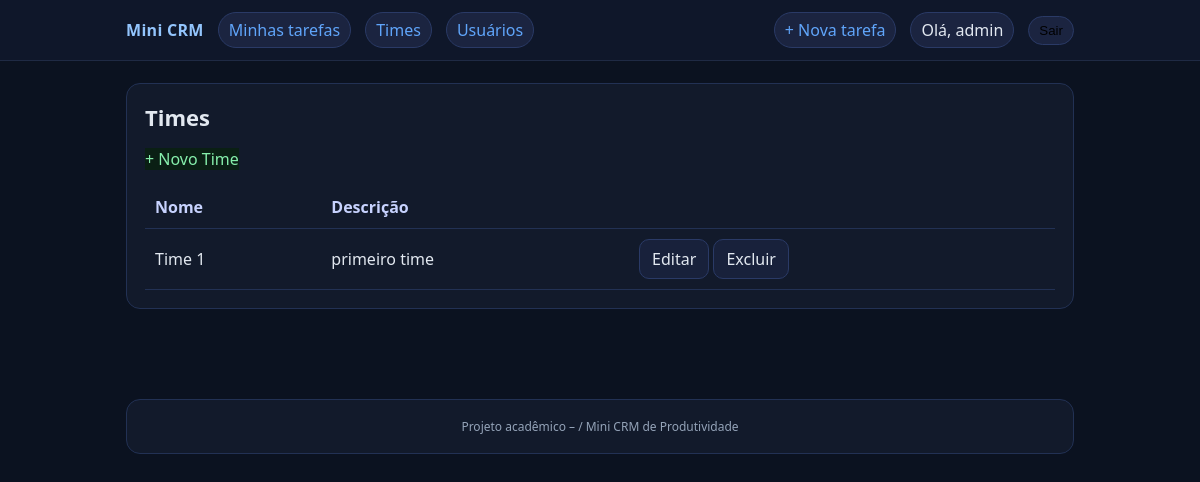
The app's page /tarefas/times/ (signed in), older data.
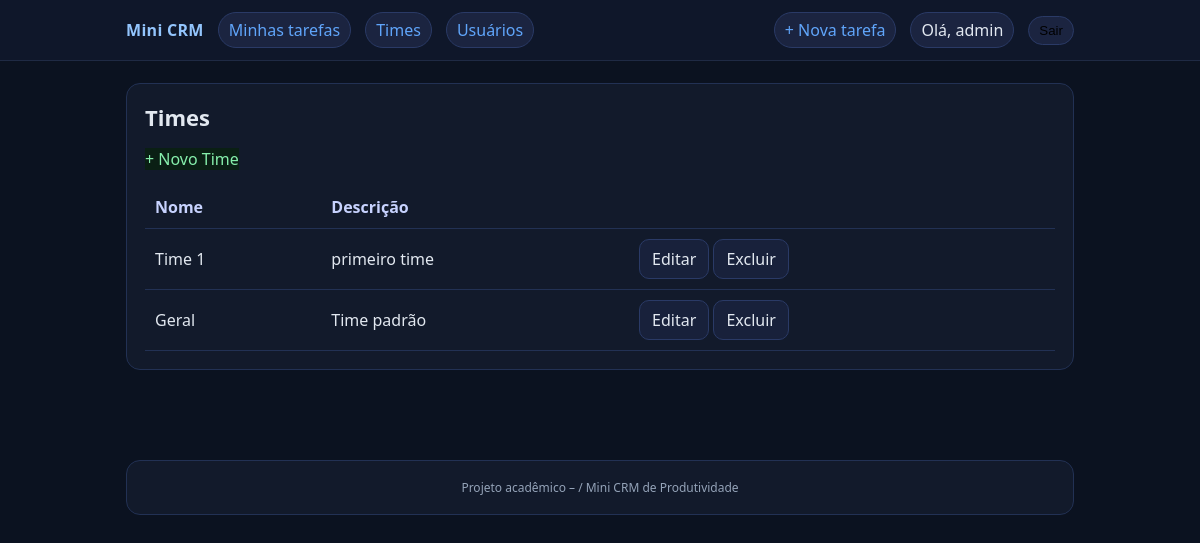
The same page, newer data.
### core/models.py (models this page shows, shortened)
class Time(models.Model):
    nome = models.CharField(max_length=100)
    descricao = models.TextField()

### core/views.py (the view)
# urls.py: path('times/', TimeListView.as_view(), name='time_list'),
@method_decorator(staff_member_required, name='dispatch')
class TimeListView(ListView):
    model = Time
    template_name = 'time_list.html'
    context_object_name = 'times'

### core/templates/time_list.html (shortened to what this page needs)
{% extends "base.html" %}
{% block content %}
  <div class="card">
    <h1>Times</h1>
    <p><a class="btn-ok" href="{% url 'time_create' %}">+ Novo Time</a></p>
    {% if times %}
      <table class="table">
        <thead><tr><th>Nome</th><th>Descrição</th><th></th></tr></thead>
        <tbody>
          {% for t in times %}
          <tr>
            <td>{{ t.nome }}</td>
            <td>{{ t.descricao }}</td>
            <td>
              <a class="btn" href="{% url 'time_update' t.pk %}">Editar</a>
              <a class="btn" href="{% url 'time_delete' t.pk %}">Excluir</a>
            </td>
          </tr>
          {% endfor %}
        </tbody>
      </table>
    {% else %}
      <p class="empty">Nenhum time cadastrado.</p>
    {% endif %}
  </div>
{% endblock %}

Row changes from the older to the newer data that the page shows:
added Time: nome "Geral", descricao "Time padrão"
